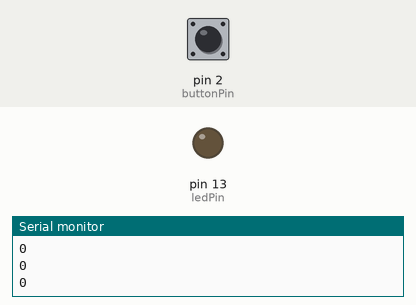
Simulated run of this sketch. Board: Arduino Uno, built with avr-gcc and run on an emulated ATmega328P. Parts: output pins drawn as LEDs (lit = HIGH), the last lines printed to the serial monitor. The test bench sets the inputs (shaded band); at power-on: pin 2 (buttonPin) LOW.

Above: at 2.2 s.
2.3 s: pin 2 (buttonPin) pulled HIGH for 0.15 s
At 2.8 s:
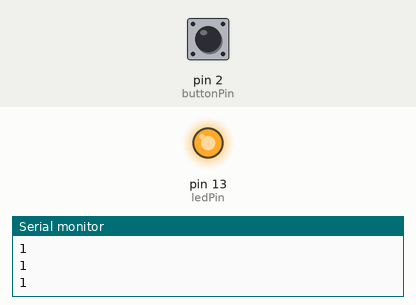
Timing chart, 0 to 5.3 s (numbered marks = the images above; inputs shaded):
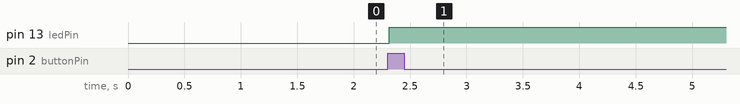

Measured:
- after the input at 2.3 s, pin 13 (ledPin): LOW → HIGH at once

The sketch:

LED_Mapping.ino
```cpp
#include <Wire.h>
#include <Adafruit_PWMServoDriver.h>


// called this way, it uses the default address 0x40

Adafruit_PWMServoDriver pwm1 = Adafruit_PWMServoDriver(0x40);
Adafruit_PWMServoDriver pwm2 = Adafruit_PWMServoDriver(0x41);
Adafruit_PWMServoDriver pwm3 = Adafruit_PWMServoDriver(0x42);
Adafruit_PWMServoDriver pwm4 = Adafruit_PWMServoDriver(0x43);
Adafruit_PWMServoDriver pwm5 = Adafruit_PWMServoDriver(0x44);
Adafruit_PWMServoDriver pwm6 = Adafruit_PWMServoDriver(0x45);
Adafruit_PWMServoDriver pwm7 = Adafruit_PWMServoDriver(0x46);

const int buttonPin = 2;     // the number of the pushbutton pin,
const int ledPin =  13;      // the number of the LED pin

byte lastButtonState = HIGH;
int buttonState = 0;
byte buttonCounter   = 0;
int PWM = 1;

int brightness = 50;    // how bright the LED is
int fadeAmount = 5;    // how many points to fade the LED by

int value = 50;
int value2 = 50;
int value3 = 50;


void setup() {

delay(1000);

  pwm1.begin();
  pwm1.setPWMFreq(600);  // This is the maximum PWM frequency

  pwm2.begin();
  pwm2.setPWMFreq(600);  // maximum PWM frequency - (1600 ar 1000)

  pwm3.begin();
  pwm3.setPWMFreq(600);  // maximum PWM frequency - (1600 ar 1000)

  pwm4.begin();
  pwm4.setPWMFreq(600);  // maximum PWM frequency - (1600 ar 1000)

  pwm5.begin();
  pwm5.setPWMFreq(600);  // maximum PWM frequency - (1600 ar 1000)

  pwm6.begin();
  pwm6.setPWMFreq(600);  // maximum PWM frequency - (1600 ar 1000)

  pwm7.begin();
  pwm7.setPWMFreq(600);  // maximum PWM frequency - (1600 ar 1000)

  // initialize the LED pin as an output:
  pinMode(ledPin, OUTPUT);
  // initialize the pushbutton pin as an input:
  pinMode(buttonPin, INPUT);

Serial.begin(9600);

}

void loop() {

  checkButton();


pwm1.setPWM(0, 0, 0);
pwm1.setPWM(1, 0, 0);
pwm1.setPWM(2, 0, 0);
pwm1.setPWM(3, 0, 0);
pwm1.setPWM(4, 0, 0);
pwm1.setPWM(5, 0, 0);
pwm1.setPWM(6, 0, 0);
pwm1.setPWM(7, 0, 0);
pwm1.setPWM(8, 0, 0);
pwm1.setPWM(9, 0, 0);
pwm1.setPWM(10, 0, 0);
pwm1.setPWM(11, 0, 0);
pwm1.setPWM(12, 0, 0);
pwm1.setPWM(13, 0, 0);
pwm1.setPWM(14, 0, 0);
pwm1.setPWM(15, 0, 0);

pwm2.setPWM(0, 0, 0);
pwm2.setPWM(1, 0, 0);
pwm2.setPWM(2, 0, 0);
pwm2.setPWM(3, 0, 0);
pwm2.setPWM(4, 0, 0);
pwm2.setPWM(5, 0, 0);
pwm2.setPWM(6, 0, 0);
pwm2.setPWM(7, 0, 0);
pwm2.setPWM(8, 0, 0);
pwm2.setPWM(9, 0, 0);
pwm2.setPWM(10, 0, 0);
pwm2.setPWM(11, 0, 0);
pwm2.setPWM(12, 0, 0);
pwm2.setPWM(13, 0, 0);
pwm2.setPWM(14, 0, 0);
pwm2.setPWM(15, 0, 0);

pwm3.setPWM(0, 0, 0);
pwm3.setPWM(1, 0, 0);
pwm3.setPWM(2, 0, 0);
pwm3.setPWM(3, 0, 0);
pwm3.setPWM(4, 0, 0);
pwm3.setPWM(5, 0, 0);
pwm3.setPWM(6, 0, 0);
pwm3.setPWM(7, 0, 0);
pwm3.setPWM(8, 0, 0);
pwm3.setPWM(9, 0, 0);
pwm3.setPWM(10, 0, 0);
pwm3.setPWM(11, 0, 0);
pwm3.setPWM(12, 0, 0);
pwm3.setPWM(13, 0, 0);
pwm3.setPWM(14, 0, 0);
pwm3.setPWM(15, 0, 0);

pwm4.setPWM(0, 0, 0);
pwm4.setPWM(1, 0, 0);
pwm4.setPWM(2, 0, 0);
pwm4.setPWM(3, 0, 0);
pwm4.setPWM(4, 0, 0);
pwm4.setPWM(5, 0, 0);
pwm4.setPWM(6, 0, 0);
pwm4.setPWM(7, 0, 0);
pwm4.setPWM(8, 0, 0);
pwm4.setPWM(9, 0, 0);
pwm4.setPWM(10, 0, 0);
pwm4.setPWM(11, 0, 0);
pwm4.setPWM(12, 0, 0);
pwm4.setPWM(13, 0, 0);
pwm4.setPWM(14, 0, 0);
pwm4.setPWM(15, 0, 0);


pwm5.setPWM(0, 0, 0);
pwm5.setPWM(1, 0, 0);
pwm5.setPWM(2, 0, 0);
pwm5.setPWM(3, 0, 0);
pwm5.setPWM(4, 0, 0);
pwm5.setPWM(5, 0, 0);
pwm5.setPWM(6, 0, 0);
pwm5.setPWM(7, 0, 0);
pwm5.setPWM(8, 0, 0);
pwm5.setPWM(9, 0, 0);
pwm5.setPWM(10, 0, 0);
pwm5.setPWM(11, 0, 0);
pwm5.setPWM(12, 0, 0);
pwm5.setPWM(13, 0, 0);
pwm5.setPWM(14, 0, 0);
pwm5.setPWM(15, 0, 0);

pwm6.setPWM(0, 0, 0);
pwm6.setPWM(1, 0, 0);
pwm6.setPWM(2, 0, 0);
pwm6.setPWM(3, 0, 0);
pwm6.setPWM(4, 0, 0);
pwm6.setPWM(5, 0, 0);
pwm6.setPWM(6, 0, 0);
pwm6.setPWM(7, 0, 0);
pwm6.setPWM(8, 0, 0);
pwm6.setPWM(9, 0, 0);
pwm6.setPWM(10, 0, 0);
pwm6.setPWM(11, 0, 0);
pwm6.setPWM(12, 0, 0);
pwm6.setPWM(13, 0, 0);
pwm6.setPWM(14, 0, 0);
pwm6.setPWM(15, 0, 0);

pwm7.setPWM(0, 0, 0);
pwm7.setPWM(1, 0, 0);
pwm7.setPWM(2, 0, 0);
pwm7.setPWM(3, 0, 0);
pwm7.setPWM(4, 0, 0);
pwm7.setPWM(5, 0, 0);
pwm7.setPWM(6, 0, 0);
pwm7.setPWM(7, 0, 0);
pwm7.setPWM(8, 0, 0);
pwm7.setPWM(9, 0, 0);
pwm7.setPWM(10, 0, 0);
pwm7.setPWM(11, 0, 0);
pwm7.setPWM(12, 0, 0);
pwm7.setPWM(13, 0, 0);
pwm7.setPWM(14, 0, 0);
pwm7.setPWM(15, 0, 0);


value = 200;

  if (buttonCounter >= 0 && buttonCounter < 17 && PWM == 1)
  {

pwm1.setPWM(buttonCounter, 0, value);
delay(100);
    if (buttonCounter == 16)
      {
    buttonCounter = 0;
    PWM = 2;
      }
Serial.println(buttonCounter);
  }

  if (buttonCounter >= 0 && buttonCounter < 17 && PWM == 2)
  {

pwm2.setPWM(buttonCounter, 0, value);
delay(100);
    if (buttonCounter == 16)
      {
    buttonCounter = 0;
    PWM = 3;
      }
Serial.println(buttonCounter);
  }

  if (buttonCounter >= 0 && buttonCounter < 17 && PWM == 3)
  {

pwm3.setPWM(buttonCounter, 0, value);
delay(100);
    if (buttonCounter == 16)
      {
    buttonCounter = 0;
    PWM = 4;
      }
Serial.println(buttonCounter);
  }


  if (buttonCounter >= 0 && buttonCounter < 17 && PWM == 4)
  {

pwm4.setPWM(buttonCounter, 0, value);
delay(100);
    if (buttonCounter == 16)
      {
    buttonCounter = 0;
    PWM = 5;
      }
Serial.println(buttonCounter);
  }


  if (buttonCounter >= 0 && buttonCounter < 17 && PWM == 5)
  {

pwm5.setPWM(buttonCounter, 0, value);
delay(100);
    if (buttonCounter == 16)
      {
    buttonCounter = 0;
    PWM = 6;
      }
Serial.println(buttonCounter);
  }

    if (buttonCounter >= 0 && buttonCounter < 17 && PWM == 6)
  {

pwm6.setPWM(buttonCounter, 0, value);
delay(100);
    if (buttonCounter == 16)
      {
    buttonCounter = 0;
    PWM = 7;
      }
Serial.println(buttonCounter);
  }

    if (buttonCounter >= 0 && buttonCounter < 17 && PWM == 7)
  {

pwm7.setPWM(buttonCounter, 0, value);
delay(100);
    if (buttonCounter == 16)
      {
    buttonCounter = 0;
pwm7.setPWM(0, 0, value);
pwm7.setPWM(1, 0, value);
pwm7.setPWM(2, 0, value);
pwm7.setPWM(3, 0, value);
pwm7.setPWM(4, 0, value);
pwm7.setPWM(5, 0, value);
pwm7.setPWM(6, 0, value);
PWM == 1;
      }
Serial.println(buttonCounter);
  }
} //END of     l o o p ( )


void checkButton()
{
  buttonState = digitalRead(buttonPin);

  if (lastButtonState != buttonState)
  {
    lastButtonState = buttonState;
    // check if the pushbutton is pressed. If it is, the buttonState is HIGH:
    //has the button been released (HIGH is not pushed)
    if (buttonState == HIGH)
    {
      buttonCounter++;

    // turn LED on:
    digitalWrite(ledPin, HIGH);

    }
  }
} //END of     c h e c k B u t t o n ( )
```
